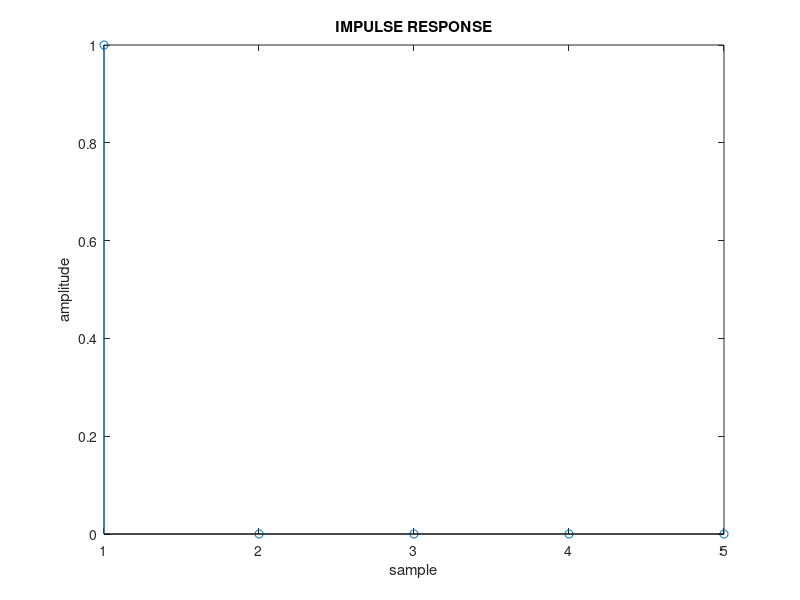

MATLAB code to generate this figure:
clc;
clear all;
close all;
x=input('enter the 1st variable');
y=input('enter the 2nd variable');
z=input(' enter the number of samples');
h=impz(x,y,z);
disp(h);
figure('name','MATLAB\impulse_diffeqn2\pratyush');
stem(h);
xlabel('sample');
ylabel('amplitude');
title('IMPULSE RESPONSE');
